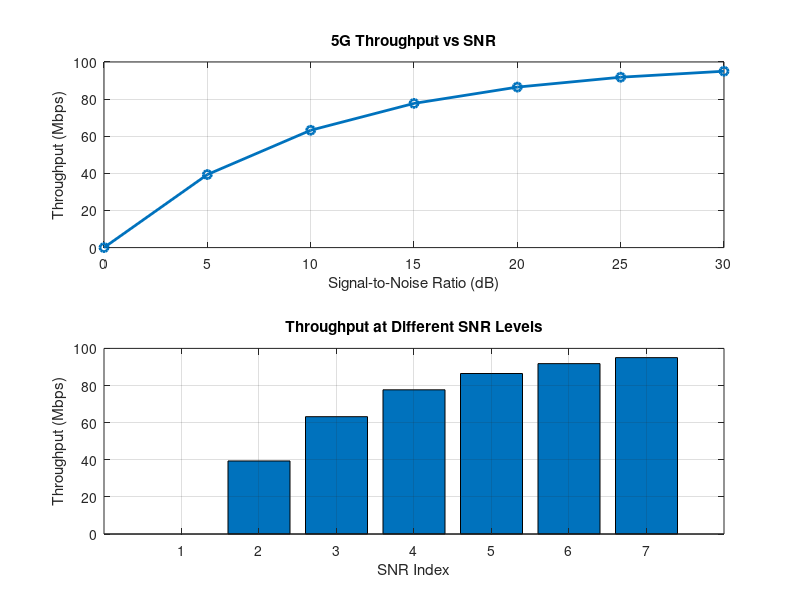

MATLAB code for this plot:
clc;
clear;
close all;
% SNR values (dB)
SNR = 0:5:30;
% Maximum Throughput (Mbps)
Max_TP = 100;
% Throughput calculation
Throughput = Max_TP*(1-exp(-SNR/10));
disp('SNR(dB) Throughput(Mbps)')
disp([SNR' Throughput'])
figure
% -------- Graph 1 --------
subplot(2,1,1)
plot(SNR,Throughput,'-o','LineWidth',2)
title('5G Throughput vs SNR')
xlabel('Signal-to-Noise Ratio (dB)')
ylabel('Throughput (Mbps)')
grid on
% -------- Graph 2 --------

subplot(2,1,2)
bar(Throughput)
title('Throughput at Different SNR Levels')
xlabel('SNR Index')
ylabel('Throughput (Mbps)')
grid on
